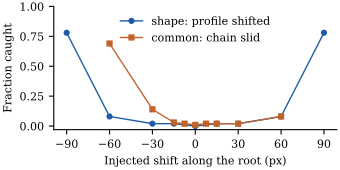

Recreate this plot in Python.
"""Fig. 2: zone-check detection curve. Data: results/2026-11-23_zone_reference/curve.md"""
import matplotlib; matplotlib.use("Agg")
import matplotlib.pyplot as plt
plt.rcParams.update({"font.family": "serif", "font.serif": ["Nimbus Roman", "Times New Roman", "DejaVu Serif"], "font.size": 8, "pdf.fonttype": 42})
shape = {-90: .78, -60: .08, -30: .02, -15: .02, 0: 0.0, 15: .02, 30: .02, 60: .08, 90: .78}
common = {-60: .69, -30: .14, -15: .03, -7.5: .02, 0: .01, 7.5: .02, 15: .02, 30: .02, 60: .08}
fig, ax = plt.subplots(figsize=(3.4, 1.7))
for d, lab, m, c in [(shape, "shape: profile shifted", "o", "#1f5aa6"), (common, "common: chain slid", "s", "#c0632b")]:
    x = sorted(d); ax.plot(x, [d[k] for k in x], marker=m, ms=3.5, lw=1, color=c, label=lab)
ax.set_xlabel("Injected shift along the root (px)"); ax.set_ylabel("Fraction caught")
ax.set_ylim(-0.03, 1); ax.set_xticks([-90, -60, -30, 0, 30, 60, 90])
ax.spines[["top", "right"]].set_visible(False); ax.legend(frameon=False, loc="upper center")
fig.tight_layout(pad=0.2); fig.savefig("fig_zone.pdf")
